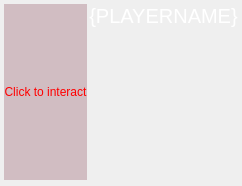
<?xml version="1.0" encoding="UTF-8"?>
<ui version="4.0">
 <class>OpponentWidget</class>
 <widget class="QWidget" name="OpponentWidget">
  <property name="geometry">
   <rect>
    <x>0</x>
    <y>0</y>
    <width>229</width>
    <height>192</height>
   </rect>
  </property>
  <property name="sizePolicy">
   <sizepolicy hsizetype="Fixed" vsizetype="Fixed">
    <horstretch>0</horstretch>
    <verstretch>0</verstretch>
   </sizepolicy>
  </property>
  <property name="windowTitle">
   <string>Opponent Widget</string>
  </property>
  <layout class="QGridLayout" name="gridLayout">
   <property name="sizeConstraint">
    <enum>QLayout::SetFixedSize</enum>
   </property>
   <property name="leftMargin">
    <number>4</number>
   </property>
   <property name="topMargin">
    <number>4</number>
   </property>
   <property name="rightMargin">
    <number>4</number>
   </property>
   <property name="bottomMargin">
    <number>4</number>
   </property>
   <property name="spacing">
    <number>0</number>
   </property>
   <item row="0" column="1">
    <layout class="QHBoxLayout" name="horizontalLayout">
     <property name="spacing">
      <number>2</number>
     </property>
     <property name="leftMargin">
      <number>0</number>
     </property>
     <property name="topMargin">
      <number>0</number>
     </property>
     <property name="rightMargin">
      <number>0</number>
     </property>
     <property name="bottomMargin">
      <number>0</number>
     </property>
     <item>
      <layout class="QVBoxLayout" name="verticalLayout_2">
       <property name="spacing">
        <number>2</number>
       </property>
       <item>
        <widget class="QLabel" name="mp_labelAvatar">
         <property name="sizePolicy">
          <sizepolicy hsizetype="Fixed" vsizetype="Fixed">
           <horstretch>1</horstretch>
           <verstretch>1</verstretch>
          </sizepolicy>
         </property>
         <property name="minimumSize">
          <size>
           <width>40</width>
           <height>40</height>
          </size>
         </property>
         <property name="maximumSize">
          <size>
           <width>1600</width>
           <height>1600</height>
          </size>
         </property>
         <property name="styleSheet">
          <string notr="true">background-color: rgba(120, 40, 60, 64);
font: 75 italic 6pt &quot;Open Sans&quot;;
color: red;

</string>
         </property>
         <property name="text">
          <string>Click to interact</string>
         </property>
         <property name="textFormat">
          <enum>Qt::RichText</enum>
         </property>
         <property name="scaledContents">
          <bool>false</bool>
         </property>
         <property name="alignment">
          <set>Qt::AlignCenter</set>
         </property>
        </widget>
       </item>
       <item>
        <spacer name="verticalSpacer">
         <property name="orientation">
          <enum>Qt::Vertical</enum>
         </property>
         <property name="sizeType">
          <enum>QSizePolicy::Expanding</enum>
         </property>
         <property name="sizeHint" stdset="0">
          <size>
           <width>20</width>
           <height>0</height>
          </size>
         </property>
        </spacer>
       </item>
       <item>
        <widget class="client::CharacterWidget" name="mp_characterWidget" native="true"/>
       </item>
      </layout>
     </item>
     <item>
      <layout class="QVBoxLayout" name="verticalLayout">
       <property name="spacing">
        <number>2</number>
       </property>
       <item>
        <widget class="QLabel" name="mp_labelPlayerName">
         <property name="sizePolicy">
          <sizepolicy hsizetype="Expanding" vsizetype="Fixed">
           <horstretch>0</horstretch>
           <verstretch>0</verstretch>
          </sizepolicy>
         </property>
         <property name="maximumSize">
          <size>
           <width>16777215</width>
           <height>16777215</height>
          </size>
         </property>
         <property name="font">
          <font>
           <pointsize>15</pointsize>
          </font>
         </property>
         <property name="styleSheet">
          <string notr="true">color: white;</string>
         </property>
         <property name="text">
          <string>{PLAYERNAME}</string>
         </property>
         <property name="alignment">
          <set>Qt::AlignCenter</set>
         </property>
        </widget>
       </item>
       <item>
        <spacer name="verticalSpacer_2">
         <property name="orientation">
          <enum>Qt::Vertical</enum>
         </property>
         <property name="sizeType">
          <enum>QSizePolicy::Expanding</enum>
         </property>
         <property name="sizeHint" stdset="0">
          <size>
           <width>20</width>
           <height>0</height>
          </size>
         </property>
        </spacer>
       </item>
       <item>
        <widget class="client::CardListWidget" name="mp_hand" native="true">
         <property name="sizePolicy">
          <sizepolicy hsizetype="Preferred" vsizetype="Fixed">
           <horstretch>0</horstretch>
           <verstretch>0</verstretch>
          </sizepolicy>
         </property>
         <property name="minimumSize">
          <size>
           <width>0</width>
           <height>75</height>
          </size>
         </property>
        </widget>
       </item>
       <item>
        <widget class="client::CardListWidget" name="mp_table" native="true">
         <property name="sizePolicy">
          <sizepolicy hsizetype="Preferred" vsizetype="Fixed">
           <horstretch>0</horstretch>
           <verstretch>0</verstretch>
          </sizepolicy>
         </property>
         <property name="minimumSize">
          <size>
           <width>0</width>
           <height>75</height>
          </size>
         </property>
        </widget>
       </item>
      </layout>
     </item>
    </layout>
   </item>
  </layout>
 </widget>
 <customwidgets>
  <customwidget>
   <class>client::CharacterWidget</class>
   <extends>QWidget</extends>
   <header>characterwidget.h</header>
   <container>1</container>
  </customwidget>
  <customwidget>
   <class>client::CardListWidget</class>
   <extends>QWidget</extends>
   <header>cardlistwidget.h</header>
   <container>1</container>
  </customwidget>
 </customwidgets>
 <resources/>
 <connections/>
</ui>
